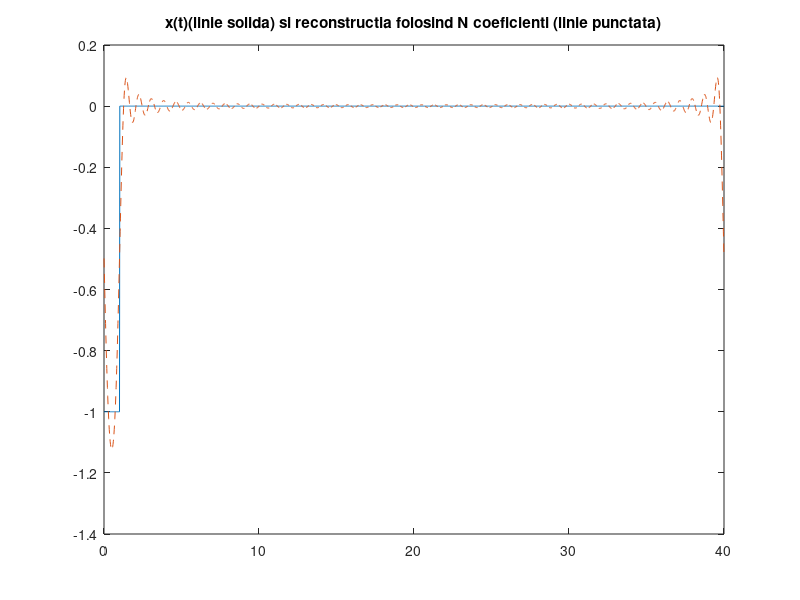
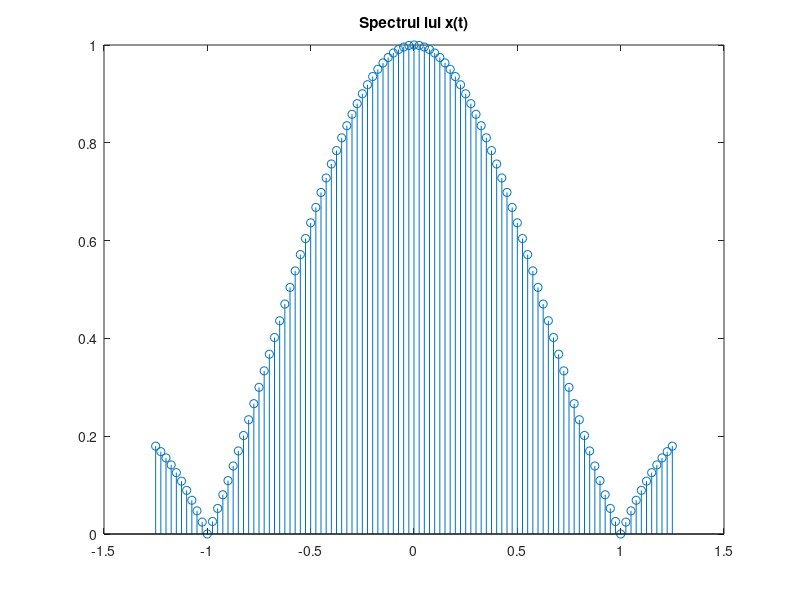

These figures' MATLAB source, in order:
%Numar de ordine:1
%Semnal dreptunghiular
%Perioada P = 40 s
%Durata semnalelor D = 1
%Numar de coeficienti = 50

P = 40; 
D = 1; 
N = 50;
w0 = 2*pi/P; %pulsatia unghiulara a semnalului
t_tr = 0:0.02:D; %esantionarea semnalului original
x_tr = (1-D)*square(pi*t_tr,D*100)-D; %semnalul dreptunghiular original
t = 0:0.02:P; %esantionarea semnalului modificat
x = zeros(1,length(t)); %initializare a semnalului modificat cu valori nule
x(t<=D) = x_tr; %valorile nule se modifica cu valori din semnalul original, t<=D
                
figure(1);
%afisare x(t)
plot(t,x),title('x(t)(linie solida) si reconstructia folosind N coeficienti (linie punctata)'); 
hold on;

%k este variabila dupa care se realizeaza suma
for k = -N:N 
    x_t = x_tr; %x_t e semnalul realizat dupa formula SF data
    x_t = x_t .* exp(-1i*k*w0*t_tr); %inmultire intre doua matrice element cu element
    X(k+N+1) = 0; %initialzat nul
    for i = 1:length(t_tr)-1
        X(k+N+1) = X(k+N+1) + (t_tr(i+1)-t_tr(i)) * (x_t(i)+x_t(i+1))/2; %reconstructia cu coeficientii
    end
end

for i = 1:length(t) %i este variabila dupa care se realizeaza suma
    x_finit(i) = 0; %initializat nul
    for k=-N:N
        x_finit(i) = x_finit(i) + (1/P) * X(k+51) * exp(1i*k*w0*t(i));  %reconstructia cu coeficientii
    end
end
plot(t,x_finit,'--'); %afisare reconstructie semnal folosind cei N coeficienti

figure(2);
w=-50*w0:w0:50*w0; %w este vectorul ce ne va permite afisarea spectrului functiei
stem(w/(2*pi),abs(X)),title('Spectrul lui x(t)'); %afisarea spectrului

%Observam ca semnalul reconstruit foloseste un numar finit de termeni N=50,
%se apropie de semnalul original,este o aproximat printr-o suma infinita de
%sinusuri si cosinusuri cu diferite frecvente si coeficienti depinzand de
%paritate si aceste se apropie de semnalul original cu o marja de eroare
%datorata aproximarii. Aceste variatii au caracter sinusoidal.

